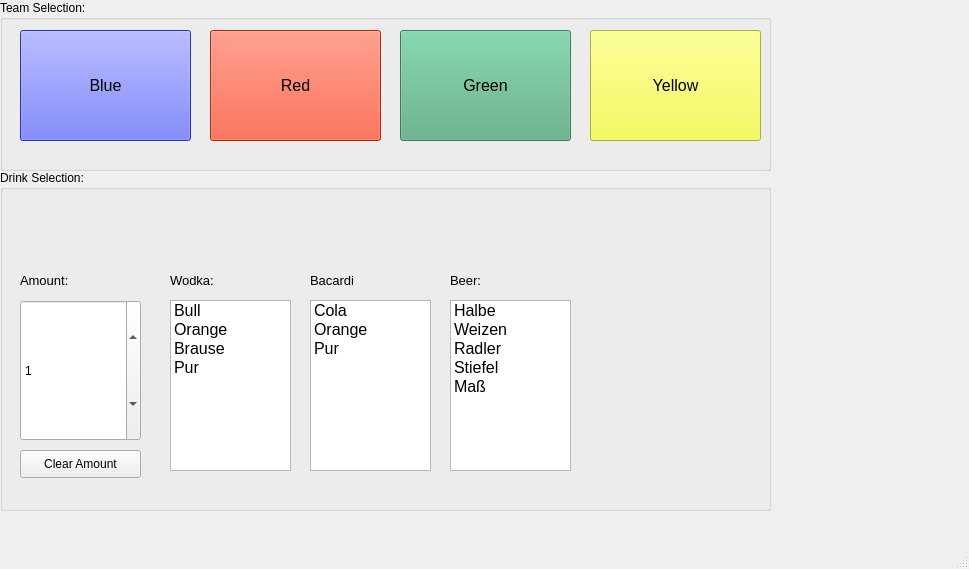
<?xml version="1.0" encoding="UTF-8"?>
<ui version="4.0">
 <class>MainWindow</class>
 <widget class="QMainWindow" name="MainWindow">
  <property name="geometry">
   <rect>
    <x>0</x>
    <y>0</y>
    <width>969</width>
    <height>569</height>
   </rect>
  </property>
  <property name="sizePolicy">
   <sizepolicy hsizetype="Maximum" vsizetype="Maximum">
    <horstretch>0</horstretch>
    <verstretch>0</verstretch>
   </sizepolicy>
  </property>
  <property name="windowTitle">
   <string>MainWindow</string>
  </property>
  <widget class="QWidget" name="centralwidget">
   <widget class="QWidget" name="verticalLayoutWidget">
    <property name="geometry">
     <rect>
      <x>9</x>
      <y>10</y>
      <width>781</width>
      <height>481</height>
     </rect>
    </property>
    <layout class="QVBoxLayout" name="verticalLayout">
     <property name="sizeConstraint">
      <enum>QLayout::SetMinimumSize</enum>
     </property>
    </layout>
   </widget>
   <widget class="QGroupBox" name="groupBox">
    <property name="geometry">
     <rect>
      <x>0</x>
      <y>0</y>
      <width>771</width>
      <height>171</height>
     </rect>
    </property>
    <property name="sizePolicy">
     <sizepolicy hsizetype="Expanding" vsizetype="Expanding">
      <horstretch>0</horstretch>
      <verstretch>0</verstretch>
     </sizepolicy>
    </property>
    <property name="title">
     <string>Team Selection:</string>
    </property>
    <widget class="QPushButton" name="pb_Blue">
     <property name="geometry">
      <rect>
       <x>20</x>
       <y>30</y>
       <width>171</width>
       <height>111</height>
      </rect>
     </property>
     <property name="font">
      <font>
       <pointsize>12</pointsize>
      </font>
     </property>
     <property name="autoFillBackground">
      <bool>false</bool>
     </property>
     <property name="styleSheet">
      <string notr="true">background-color: rgb(60, 70, 255);</string>
     </property>
     <property name="text">
      <string>Blue</string>
     </property>
     <property name="checkable">
      <bool>true</bool>
     </property>
    </widget>
    <widget class="QPushButton" name="pb_Red">
     <property name="geometry">
      <rect>
       <x>210</x>
       <y>30</y>
       <width>171</width>
       <height>111</height>
      </rect>
     </property>
     <property name="font">
      <font>
       <pointsize>12</pointsize>
      </font>
     </property>
     <property name="styleSheet">
      <string notr="true">background-color: rgb(255, 56, 17);</string>
     </property>
     <property name="text">
      <string>Red</string>
     </property>
     <property name="checkable">
      <bool>true</bool>
     </property>
    </widget>
    <widget class="QPushButton" name="pb_Green">
     <property name="geometry">
      <rect>
       <x>400</x>
       <y>30</y>
       <width>171</width>
       <height>111</height>
      </rect>
     </property>
     <property name="font">
      <font>
       <pointsize>12</pointsize>
      </font>
     </property>
     <property name="styleSheet">
      <string notr="true">background-color: rgb(85, 170, 127);</string>
     </property>
     <property name="text">
      <string>Green</string>
     </property>
     <property name="checkable">
      <bool>true</bool>
     </property>
    </widget>
    <widget class="QPushButton" name="pb_Yellow">
     <property name="geometry">
      <rect>
       <x>590</x>
       <y>30</y>
       <width>171</width>
       <height>111</height>
      </rect>
     </property>
     <property name="font">
      <font>
       <pointsize>12</pointsize>
      </font>
     </property>
     <property name="styleSheet">
      <string notr="true">background-color: rgb(241, 250, 55);</string>
     </property>
     <property name="text">
      <string>Yellow</string>
     </property>
     <property name="checkable">
      <bool>true</bool>
     </property>
    </widget>
   </widget>
   <widget class="QGroupBox" name="groupBox_2">
    <property name="geometry">
     <rect>
      <x>0</x>
      <y>170</y>
      <width>771</width>
      <height>341</height>
     </rect>
    </property>
    <property name="sizePolicy">
     <sizepolicy hsizetype="Maximum" vsizetype="Maximum">
      <horstretch>0</horstretch>
      <verstretch>0</verstretch>
     </sizepolicy>
    </property>
    <property name="title">
     <string>Drink Selection:</string>
    </property>
    <widget class="QSpinBox" name="amntBox">
     <property name="geometry">
      <rect>
       <x>20</x>
       <y>130</y>
       <width>121</width>
       <height>141</height>
      </rect>
     </property>
     <property name="value">
      <number>1</number>
     </property>
    </widget>
    <widget class="QListWidget" name="wodkaList">
     <property name="geometry">
      <rect>
       <x>170</x>
       <y>130</y>
       <width>121</width>
       <height>171</height>
      </rect>
     </property>
     <property name="font">
      <font>
       <pointsize>12</pointsize>
      </font>
     </property>
     <item>
      <property name="text">
       <string>Bull</string>
      </property>
     </item>
     <item>
      <property name="text">
       <string>Orange</string>
      </property>
     </item>
     <item>
      <property name="text">
       <string>Brause</string>
      </property>
     </item>
     <item>
      <property name="text">
       <string>Pur</string>
      </property>
     </item>
    </widget>
    <widget class="QLabel" name="label">
     <property name="geometry">
      <rect>
       <x>20</x>
       <y>100</y>
       <width>111</width>
       <height>21</height>
      </rect>
     </property>
     <property name="font">
      <font>
       <pointsize>10</pointsize>
      </font>
     </property>
     <property name="text">
      <string>Amount:</string>
     </property>
    </widget>
    <widget class="QLabel" name="label_2">
     <property name="geometry">
      <rect>
       <x>170</x>
       <y>100</y>
       <width>111</width>
       <height>21</height>
      </rect>
     </property>
     <property name="font">
      <font>
       <pointsize>10</pointsize>
      </font>
     </property>
     <property name="text">
      <string>Wodka:</string>
     </property>
    </widget>
    <widget class="QLabel" name="label_3">
     <property name="geometry">
      <rect>
       <x>310</x>
       <y>100</y>
       <width>111</width>
       <height>21</height>
      </rect>
     </property>
     <property name="font">
      <font>
       <pointsize>10</pointsize>
      </font>
     </property>
     <property name="text">
      <string>Bacardi</string>
     </property>
    </widget>
    <widget class="QListWidget" name="bacardiList">
     <property name="geometry">
      <rect>
       <x>310</x>
       <y>130</y>
       <width>121</width>
       <height>171</height>
      </rect>
     </property>
     <property name="font">
      <font>
       <pointsize>12</pointsize>
      </font>
     </property>
     <property name="editTriggers">
      <set>QAbstractItemView::NoEditTriggers</set>
     </property>
     <item>
      <property name="text">
       <string>Cola</string>
      </property>
     </item>
     <item>
      <property name="text">
       <string>Orange</string>
      </property>
     </item>
     <item>
      <property name="text">
       <string>Pur</string>
      </property>
     </item>
    </widget>
    <widget class="QListWidget" name="beerList">
     <property name="geometry">
      <rect>
       <x>450</x>
       <y>130</y>
       <width>121</width>
       <height>171</height>
      </rect>
     </property>
     <property name="font">
      <font>
       <pointsize>12</pointsize>
      </font>
     </property>
     <item>
      <property name="text">
       <string>Halbe</string>
      </property>
     </item>
     <item>
      <property name="text">
       <string>Weizen</string>
      </property>
     </item>
     <item>
      <property name="text">
       <string>Radler</string>
      </property>
     </item>
     <item>
      <property name="text">
       <string>Stiefel</string>
      </property>
     </item>
     <item>
      <property name="text">
       <string>Maß</string>
      </property>
     </item>
    </widget>
    <widget class="QLabel" name="label_4">
     <property name="geometry">
      <rect>
       <x>450</x>
       <y>100</y>
       <width>111</width>
       <height>21</height>
      </rect>
     </property>
     <property name="font">
      <font>
       <pointsize>10</pointsize>
      </font>
     </property>
     <property name="text">
      <string>Beer:</string>
     </property>
    </widget>
    <widget class="QPushButton" name="pbClearAmnt">
     <property name="geometry">
      <rect>
       <x>20</x>
       <y>280</y>
       <width>121</width>
       <height>28</height>
      </rect>
     </property>
     <property name="text">
      <string>Clear Amount</string>
     </property>
    </widget>
    <zorder>wodkaList</zorder>
    <zorder>amntBox</zorder>
    <zorder>label</zorder>
    <zorder>label_2</zorder>
    <zorder>label_3</zorder>
    <zorder>bacardiList</zorder>
    <zorder>beerList</zorder>
    <zorder>label_4</zorder>
    <zorder>pbClearAmnt</zorder>
   </widget>
  </widget>
  <widget class="QStatusBar" name="statusbar"/>
 </widget>
 <resources/>
 <connections/>
</ui>
